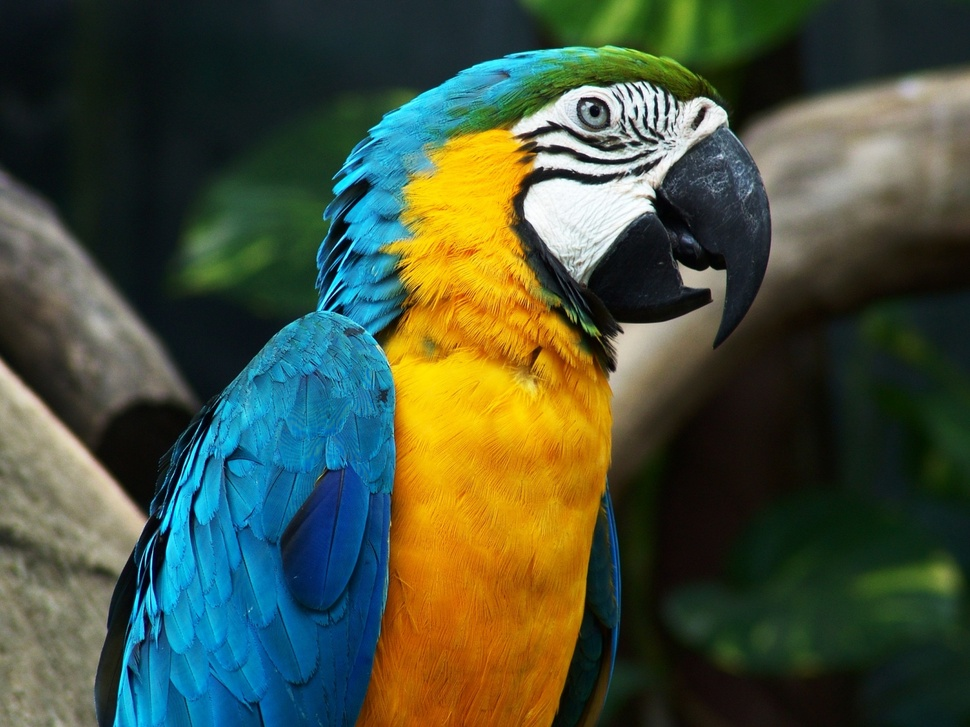
#> input picture images/bird.jpg, 970 x 727 px, shrunk from 1600 x 1200 before the run
$ jupyter execute edge_style_transfer.ipynb   (shell and % lines are left out)
#> lines starting #> are read from the running program, lines starting #| are printed output that depends on the picture; after the words box and inside, x2 and y2 are one past the last pixel; in counts of white or black regions, pixels touching at a corner belong together
## Edge Style Transfer

[cell 1]
import glob
import numpy as np
from PIL import Image
from sklearn.cluster import KMeans
import matplotlib.pyplot as plt
import plotly.graph_objs as go
from plotly.offline import download_plotlyjs, init_notebook_mode, plot, iplot
init_notebook_mode(connected=True)

[cell 2]
style_img = Image.open('images/bird.jpg')
#> style_img is the input picture: PIL image 970x727 RGB; mean R, G, B 71.2, 81.6, 60.5
style_img = np.array(style_img)
print(style_img.shape)
#| (727, 970, 3)
plt.figure(figsize=(6,6))
plt.imshow(style_img)
plt.axis('off')
plt.title('Style Image', fontsize=13)

[cell 3]
style_img_pixels = style_img.reshape((style_img.shape[0] * style_img.shape[1], 3))
print(style_img_pixels.shape)
#| (705190, 3)
style_img_pixels

[cell 4]
np.random.shuffle(style_img_pixels)
style_img_pixels_small = style_img_pixels[:10000]
print(style_img_pixels_small.shape)
#| (10000, 3)
style_img_pixels_small

[cell 5]
trace1 = go.Scatter3d(
    x=style_img_pixels_small[:,0],
    y=style_img_pixels_small[:,1],
    z=style_img_pixels_small[:,2],
    mode='markers',
    marker=dict(
        size=2,
        color=style_img_pixels_small,
        opacity=0.7
    )
)

data = [trace1]
layout = go.Layout(
    title='RGB Values of Style Image Pixels',
    margin=dict(l=0,r=0,b=0,t=80),
    scene={
        'xaxis': {'title': 'R'},
        'yaxis': {'title': 'G'},
        'zaxis': {'title': 'B'}
    }
)
fig = go.Figure(data=data, layout=layout)
iplot(fig)

[cell 6]
kmeans = KMeans(n_clusters=8, init='k-means++', random_state=0)
kmeans.fit(style_img_pixels_small)
kmeans

[cell 7]
kmeans.cluster_centers_

[cell 8]
np.random.seed(0)

color_palette_colors_indices = []
available_colors_indices = list(np.arange(kmeans.cluster_centers_.shape[0]))

# first color in palette is chosen randomly
first_color_index = np.random.choice(available_colors_indices)
color_palette_colors_indices.append(first_color_index)
available_colors_indices.remove(first_color_index)

while len(available_colors_indices) > 0:
    last_color_in_palette_index = color_palette_colors_indices[-1]
    last_color_in_palette = kmeans.cluster_centers_[last_color_in_palette_index]
    distance_to_cluster_centers = np.sqrt(((last_color_in_palette - kmeans.cluster_centers_) ** 2).sum(axis=1))
    color_indices_sorted_by_dist_to_last_color = np.argsort(distance_to_cluster_centers)
    color_indices_sorted_by_dist_to_last_color = [index for index in color_indices_sorted_by_dist_to_last_color
                                                  if index in available_colors_indices]
    nearest_color_index_to_last_color_in_palette = color_indices_sorted_by_dist_to_last_color[0]
    color_palette_colors_indices.append(nearest_color_index_to_last_color_in_palette)
    available_colors_indices.remove(nearest_color_index_to_last_color_in_palette)

# remove darkest (i.e. black) color
darkest_color_index = np.argmin(kmeans.cluster_centers_.sum(axis=1))
color_palette_colors_indices.remove(darkest_color_index)

color_palette_colors_indices

[cell 9]
unique, counts = np.unique(kmeans.labels_, return_counts=True)
cluster_to_size = dict(sorted(list(zip(unique, counts)), key=lambda x: x[1], reverse=True))
cluster_to_size.pop(darkest_color_index)
total_count = sum(cluster_to_size.values())
cluster_to_size = {color_index: count/total_count for (color_index, count) in cluster_to_size.items()}
cluster_to_size

[cell 10]
plt.figure(figsize=(8,8))
color_map_length = 100 * len(color_palette_colors_indices)
color_palette = []
for color_index in color_palette_colors_indices:
    color_rgb = kmeans.cluster_centers_[color_index]
    color_bar_length = cluster_to_size[color_index]
    color_bar = np.zeros((50, int(color_bar_length * color_map_length), 3))
    color_bar[:] = color_rgb / 255.0
    color_palette.append(color_bar)
plt.imshow(np.hstack(color_palette))
# plt.title('Color Map Learned from Style Image', fontsize=13)
plt.axis("off")
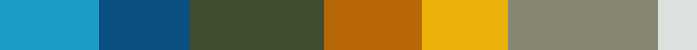
#> shown: shape (50, 697, 3) float64; mean R, G, B 0.447, 0.492, 0.365

[cell 11]
def convolution(img, kernel):
    """Returns the convolution of img with kernel."""

    img_shape = img.shape
    result = np.zeros(img_shape)
    kernel_size = kernel.shape[0]
    pad_size = int((kernel_size - 1) / 2)
    img = np.pad(img, (pad_size, pad_size), "edge")   # padding to match kernel size
    for i in range(0, img_shape[0]):
        for j in range(0, img_shape[1]):
            val = np.sum(img[i:i + kernel_size, j:j + kernel_size] * kernel)
            result[i, j] = val
    return result

def edge_detection(img):
    """Returns the magnitude and direction of the edges in img"""

    sobel_filter_horizontal = np.array([[1, 0, -1], [2, 0, -2], [1, 0, -1]])
    sobel_filter_vertical = np.array([[1, 2, 1], [0, 0, 0], [-1, -2, -1]])
    img_gradient_x = convolution(img, sobel_filter_horizontal)
    img_gradient_y = convolution(img, sobel_filter_vertical)
    img_gradient_magnitude = ((img_gradient_x ** 2) + (img_gradient_y ** 2)) ** (1/2)
    img_gradient_direction = np.arctan2(img_gradient_x, img_gradient_y)
    return img_gradient_x, img_gradient_y, img_gradient_magnitude, img_gradient_direction

def color_map(color_palette_colors_indices, color_palette_colors, cluster_to_size, direction):
    total_dir = 0
    for color_index in color_palette_colors_indices:
        direction_covered_by_color = cluster_to_size[color_index]
        total_dir += direction_covered_by_color
        if direction < total_dir:
            break
    return color_palette_colors[color_index] / 255

def edge_color(img_edge_magnitude, img_edge_direction,
               color_palette_colors_indices, color_palette_colors, cluster_to_size):
    """Colors the edges of the image using their direction and a colormap."""

    img_shape = img_edge_magnitude.shape
    img_edge_direction = img_edge_direction + abs(img_edge_direction.min())
    img_edge_direction_max = img_edge_direction.max()
#     color_range = plt.cm.get_cmap(cmap)
#     print(color_range)
    black_pixel = np.array([0, 0, 0])
    result = np.zeros((img_shape[0], img_shape[1], 3))
    for i in range(img_shape[0]):
        for j in range(img_shape[1]):
            if img_edge_magnitude[i, j] == 1:
                # if edge is present, select a color based on the edge direction
                color_dir = img_edge_direction[i, j] / img_edge_direction_max
                color = color_map(color_palette_colors_indices, color_palette_colors, cluster_to_size, color_dir)
                result[i, j] = color
            else:   # if edge is not present, just add a black pixel
                result[i, j] = black_pixel
    return result

[cell 12]
img = Image.open("images/fish.jpg")
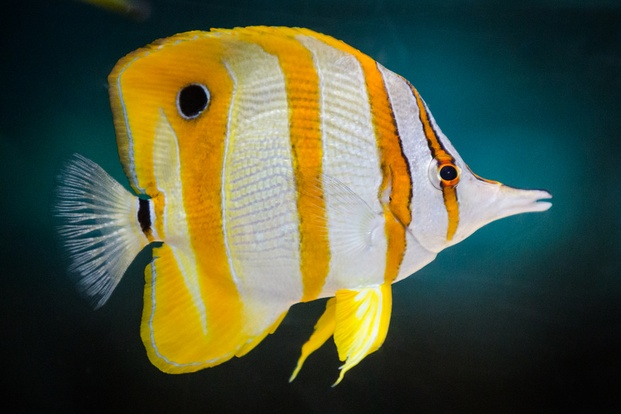
#> input picture images/fish.jpg, 621 x 414 px, shrunk from 1024 x 683 before the run
#> img is the input picture: PIL image 621x414 RGB; mean R, G, B 81.2, 87.6, 62.2
img = np.array(img)
img = img/255
#> img: shape (414, 621, 3) float64
plt.figure(figsize=(8, 8))
plt.axis("off")
plt.imshow(img)
plt.title("Content Image", fontsize=13)

[cell 13]
img = Image.open("images/fish.jpg")
img = img.convert("L")   # convert to grayscale
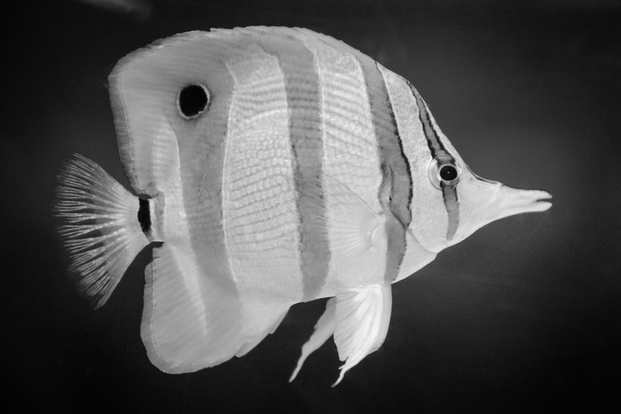
#> img: PIL image 621x414 L; min 1, max 249, mean 82.8
img = np.array(img)
img = img/255
#> img: shape (414, 621) float64
plt.figure(figsize=(8, 8))
plt.imshow(img, cmap='gray')
plt.axis("off")

[cell 14]
blur_filter = 1/9 * np.ones([3, 3])
img_blurred = convolution(img, blur_filter)
plt.figure(figsize=(8, 8))
plt.axis("off")
plt.imshow(img_blurred, cmap="gray")

[cell 15]
img_gradient_x, img_gradient_y, img_edge_magnitude, img_edge_direction = edge_detection(img_blurred)
#> after the loop in convolution (call 2), `for i in range(0, img_shape[0]):`:
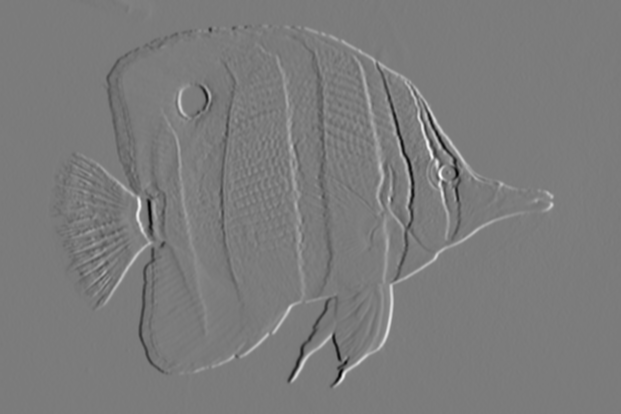
#> result: shape (414, 621) float64; min -1.85, max 1.96, mean -0.000472; drawn with min black and max white
#> after the loop in convolution (call 3), `for i in range(0, img_shape[0]):`:
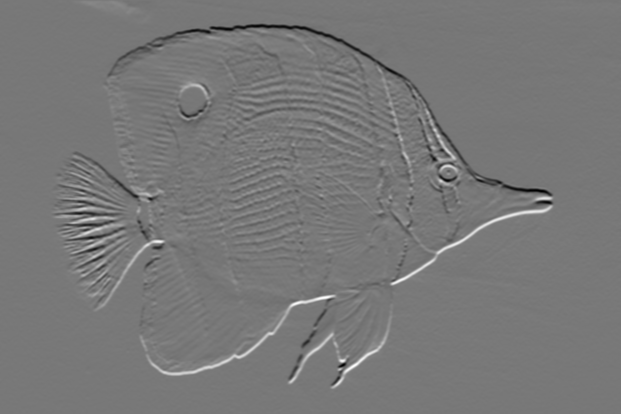
#> result: shape (414, 621) float64; min -1.48, max 1.66, mean 0.00137; drawn with min black and max white
#> in edge_detection, `img_gradient_magnitude = ((img_gradient_x ** 2) + (img_gradient_y ** 2..`:
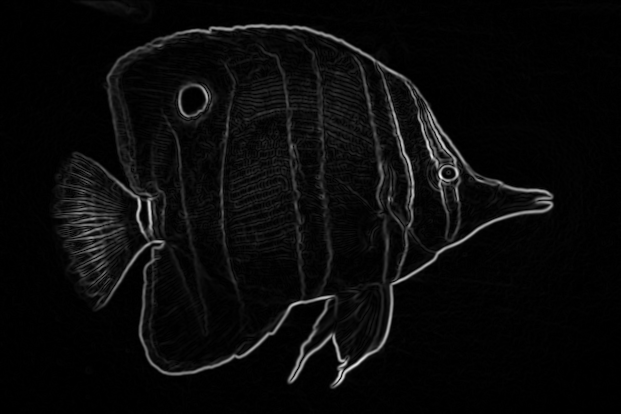
#> img_gradient_magnitude: shape (414, 621) float64; min 0, max 2.21, mean 0.0921; drawn with min black and max white
#> in edge_detection, `img_gradient_direction = np.arctan2(img_gradient_x, img_gradient_y)`:
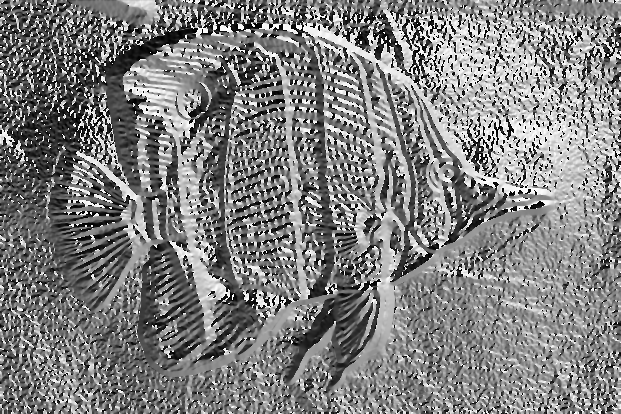
#> img_gradient_direction: shape (414, 621) float64; min -3.14, max 3.14, mean 0.0145; drawn with min black and max white

[cell 16]
threshold = 0.15
img_edge_magnitude_thresholded = (img_edge_magnitude > threshold)
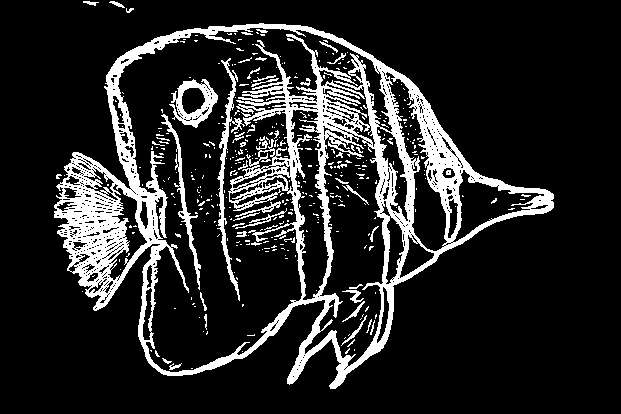
#> img_edge_magnitude_thresholded: shape (414, 621) bool; 15.3% white; 394 white regions (346 under 20 px), largest, box (x1, y1, x2, y2) and area: (54, 23, 554, 389) 33002, (217, 58, 245, 301) 1156, (169, 79, 218, 128) 1007
plt.figure(figsize=(8, 8))
plt.axis("off")
plt.imshow(img_edge_magnitude_thresholded, cmap="gray")

[cell 17]
img_edge_colored = edge_color(img_edge_magnitude_thresholded, img_edge_direction,
                              color_palette_colors_indices, kmeans.cluster_centers_, cluster_to_size)
#> in edge_color, `img_edge_direction_max = img_edge_direction.max()`: img_edge_direction_max = 6.28
#> after the loop in edge_color, `for i in range(img_shape[0]):`:
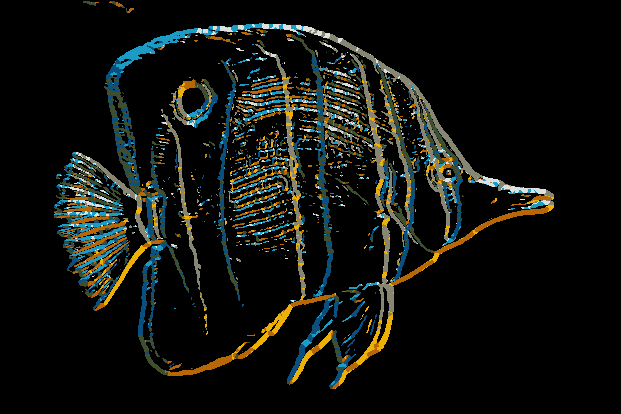
#> result: shape (414, 621, 3) float64; mean of channels 0, 1, 2 0.0646, 0.0735, 0.0578; drawn as R, G, B
plt.figure(figsize=(8, 8))
plt.axis("off")
plt.imshow(img_edge_colored)
img_edge_colored = Image.fromarray((img_edge_colored * 255).astype('uint8'))
img_edge_colored.save('results/fish_colored.png')
